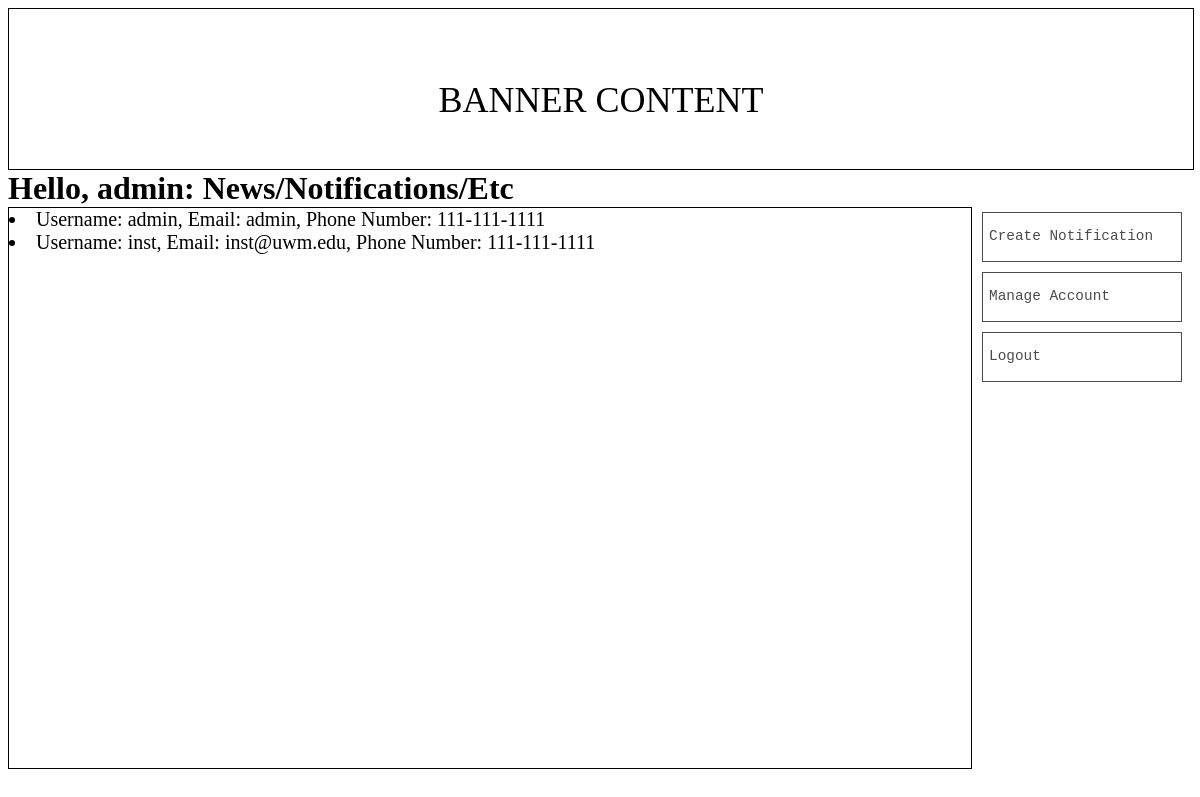
/home/ (signed in), run on an earlier commit of the app's database.
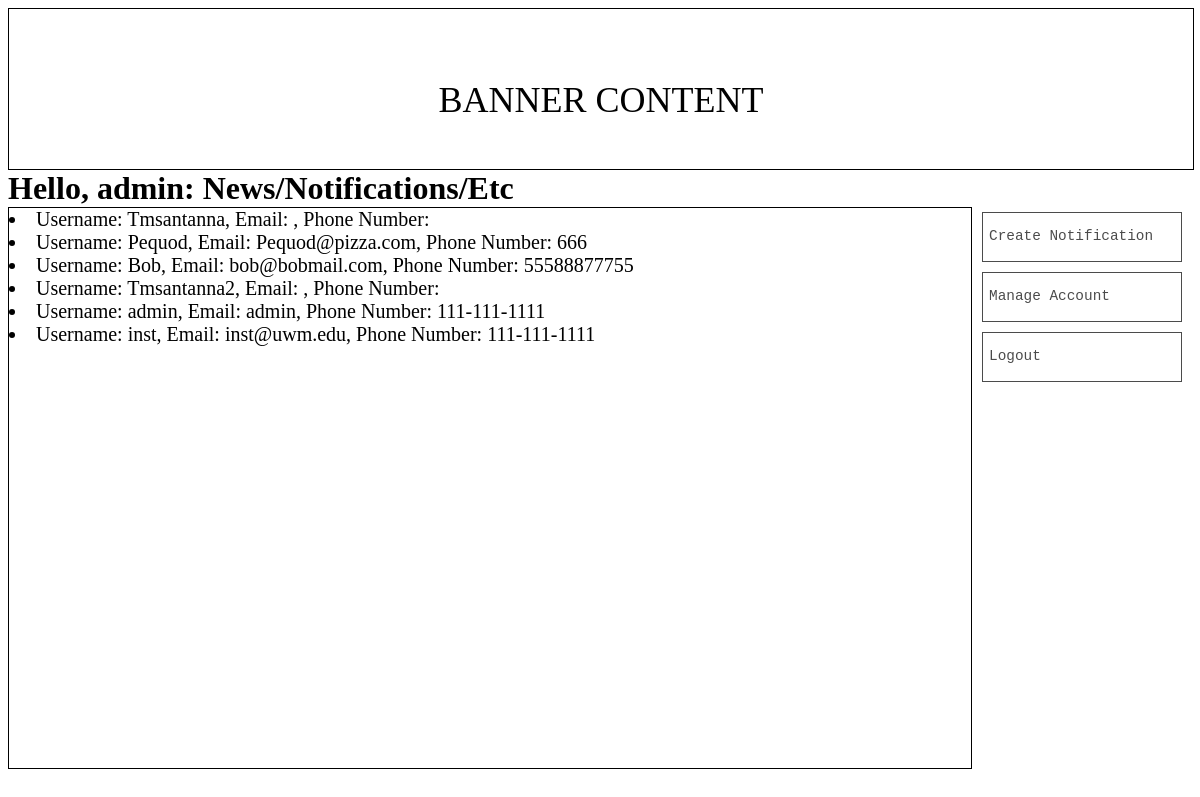
And on a later commit of the database.
### CS361_Project/models.py (models this page shows)
class Account(models.Model):
    id = models.IntegerField(unique = True, primary_key= True)
    username = models.CharField(max_length=30, unique = True)
    password = models.CharField(max_length = 30)
    role = models.CharField(max_length=30, null=True) #username, password and role should not be null
    name = models.CharField(max_length= 30, null= True)
    email = models.CharField(max_length= 30, null= True)
    telephone = models.CharField(max_length= 20, null= True)
    address = models.CharField(max_length = 40, null= True)

### CS361_Project/views.py (the view)
# urls.py: 2. Add a URL to urlpatterns:  path('', Home.as_view(), name='home')
class Home(View):
    def get(self, request):
        accounts = list(Account.objects.all())
        if request.session.get('is_authenticate'):
            return render(request, "Home.html", {"accounts": accounts})
        else:
            return render(request, "login.html")

### templates/Home.html (shortened to what this page needs)
{% load static %}
<!DOCTYPE html>
<html lang="en">
<head>
    <link rel="stylesheet" href="{% static 'styles/Home.css' %}?{% now 'U' %}" type="text/css">
</head>
<body>
    <div class = "bannerBox">
        <span class = "testBannerContent">BANNER CONTENT</span>
    </div>
    <h2 class = 'headerText'>Hello, {{ request.session.name }}: News/Notifications/Etc</h2>
    <div class = 'container'>
        <div class = 'homeContentBox'>
            <div class = "testText">
               {% for Account in accounts %}
                    <li>Username: {{Account.username}}, Email: {{ Account.email }}, Phone Number: {{ Account.telephone }}</li>
               {% endfor %}
            </div>
        </div>
        <div class ='buttonBox'>
            <a href="{% url 'create_notification' %}"><button class = 'buttonText'>Create Notification</button></a>
            <a href="{% url 'manage_account' %}"><button type="button" class = "buttonText">Manage Account</button></a>
            <form action = '{% url 'logout' %}' method = 'get'>
                <a ><button type = "submit" class = 'buttonText'>Logout</button></a>
            </form>
        </div>
    </div>
</body>
</html>

### static/styles/Home.css (style rules this page uses)
.bannerBox { border: 1px solid black; width: 100%; height: 20vh; }
.headerText { display:block; margin-bottom: 0; margin-top : 0; font-family: Serif, "Times New Roman", serif; font-size: 2rem; }
.container { display:flex; }
.homeContentBox { border: 1px solid black; width:85%; height: 70vh; overflow-x: hidden; overflow-y:auto; word-wrap: break-word; }
.buttonBox { margin-top : -15px; padding: 10px; }
.buttonBox button { font-family: Andale Mono, monospace; background-color: transparent; display: block; border: 1px solid black; margin-block: 10px; width:200px; height:50px; text-align:left; line-height:1.1em; }
.buttonBox .buttonBox a:hover,.buttonBox a:active, .buttonBox a:link ,a:visited { text-decoration: none; color: black; }
.buttonText { opacity: 70%; width: fit-content; white-space: nowrap; font-size: 0.9rem; }
.testText { font-size: 20px; font-weight: normal; }
.testBannerContent { display: block; text-align: center; font-size: 36px; margin-top: 70px; }

What changed in the data, as far as the page shows it:
added Account: username "Tmsantanna"
added Account: username "Pequod", email "Pequod@pizza.com", telephone "666"
added Account: username "Bob", email "bob@bobmail.com", telephone "55588877755"
added Account: username "Tmsantanna2"
